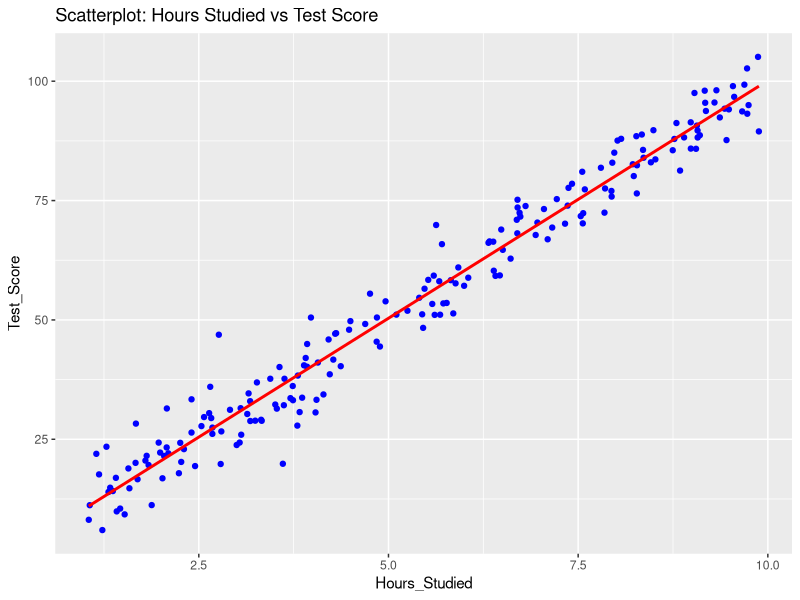
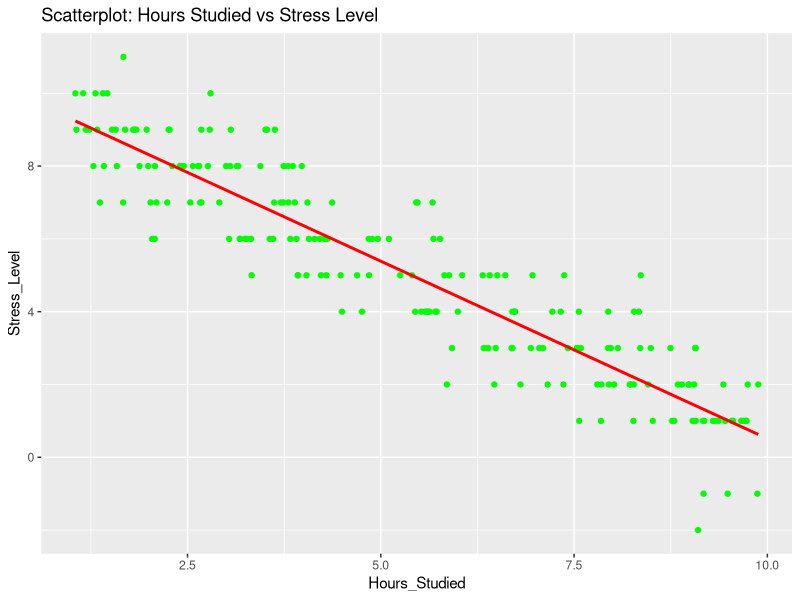
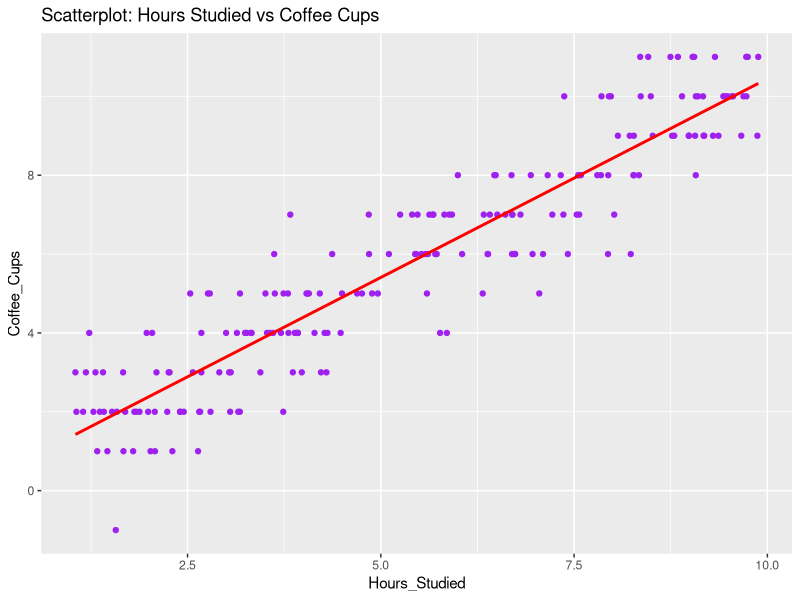
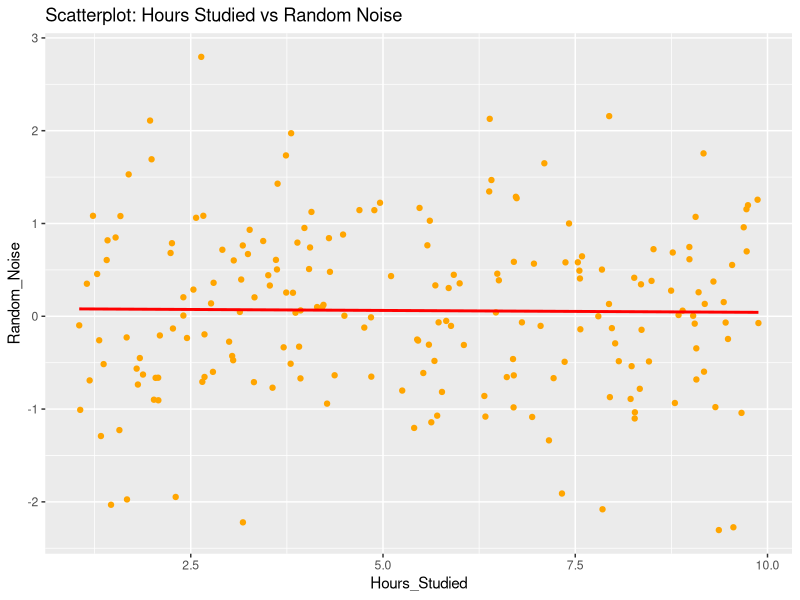

The R source for these figures, in order: (Note: this script raises an error after producing the figures.)
# ============================================
# 🧪 Practical Class in R: Measuring Correlation
# ============================================

# 1. Load Required Packages -------------------
# Install jika belum ada
# install.packages("readxl")
# install.packages("ggplot2")
# install.packages("GGally")

# Load libraries
library(readxl)
library(ggplot2)
library(GGally)

# 2. Import Dataset ---------------------------
# Ganti path ke lokasi file Anda
data <- read.csv("correlation_dataset_200_rows.xlsx - Sheet1.csv")

# Lihat struktur data
str(data)

# Lihat nama kolom
colnames(data)

# Tambahkan kolom Random_Noise ----------------
# Jika belum ada di dataset
if (!"Random_Noise" %in% colnames(data)) {
  data$Random_Noise <- rnorm(n = nrow(data), mean = 0, sd = 1)
}

# 3. Create Scatter Plots ---------------------

# Hours_Studied vs Test_Score
ggplot(data, aes(x = Hours_Studied, y = Test_Score)) +
  geom_point(color = "blue") +
  geom_smooth(method = "lm", se = FALSE, color = "red") +
  labs(title = "Scatterplot: Hours Studied vs Test Score")

# Hours_Studied vs Stress_Level
ggplot(data, aes(x = Hours_Studied, y = Stress_Level)) +
  geom_point(color = "green") +
  geom_smooth(method = "lm", se = FALSE, color = "red") +
  labs(title = "Scatterplot: Hours Studied vs Stress Level")

# Hours_Studied vs Coffee_Cups
ggplot(data, aes(x = Hours_Studied, y = Coffee_Cups)) +
  geom_point(color = "purple") +
  geom_smooth(method = "lm", se = FALSE, color = "red") +
  labs(title = "Scatterplot: Hours Studied vs Coffee Cups")

# Hours_Studied vs Random_Noise
ggplot(data, aes(x = Hours_Studied, y = Random_Noise)) +
  geom_point(color = "orange") +
  geom_smooth(method = "lm", se = FALSE, color = "red") +
  labs(title = "Scatterplot: Hours Studied vs Random Noise")

# Test_Score vs Commute Time
ggplot(data, aes(x = Test_Score, y = `Commute Time (minute)`)) +
  geom_point(color = "brown") +
  geom_smooth(method = "lm", se = FALSE, color = "red") +
  labs(title = "Scatterplot: Test Score vs Commute Time")

# Pair plot untuk semua variabel
GGally::ggpairs(data)

# 4. Calculate Pearson and Spearman Correlation ------------------

# Function untuk cetak korelasi
check_correlation <- function(x, y, label1, label2) {
  cat("\n---", label1, "vs", label2, "---\n")
  cat("Pearson: ", cor(x, y, method = "pearson"), "\n")
  cat("Spearman: ", cor(x, y, method = "spearman"), "\n")
}

check_correlation(data$Hours_Studied, data$Test_Score, "Hours_Studied", "Test_Score")
check_correlation(data$Hours_Studied, data$Stress_Level, "Hours_Studied", "Stress_Level")
check_correlation(data$Hours_Studied, data$Coffee_Cups, "Hours_Studied", "Coffee_Cups")
check_correlation(data$Hours_Studied, data$Random_Noise, "Hours_Studied", "Random_Noise")
check_correlation(data$Test_Score, data$Commute.Time..minute., "Test_Score", "Commute Time")
